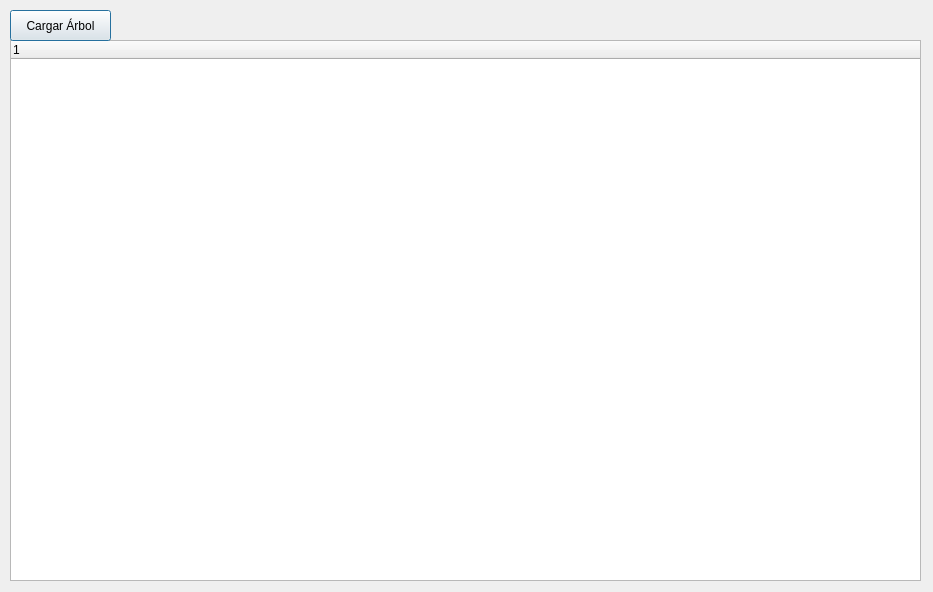
<?xml version="1.0" encoding="UTF-8"?>
<ui version="4.0">
 <class>VentanaArbolInfierno</class>
 <widget class="QDialog" name="VentanaArbolInfierno">
  <property name="geometry">
   <rect>
    <x>0</x>
    <y>0</y>
    <width>933</width>
    <height>592</height>
   </rect>
  </property>
  <property name="windowTitle">
   <string>Dialog</string>
  </property>
  <widget class="QTreeWidget" name="treeWidget">
   <property name="geometry">
    <rect>
     <x>10</x>
     <y>40</y>
     <width>911</width>
     <height>541</height>
    </rect>
   </property>
   <column>
    <property name="text">
     <string notr="true">1</string>
    </property>
   </column>
  </widget>
  <widget class="QPushButton" name="pushButton">
   <property name="geometry">
    <rect>
     <x>10</x>
     <y>10</y>
     <width>101</width>
     <height>31</height>
    </rect>
   </property>
   <property name="text">
    <string>Cargar Árbol</string>
   </property>
  </widget>
 </widget>
 <resources/>
 <connections/>
</ui>
